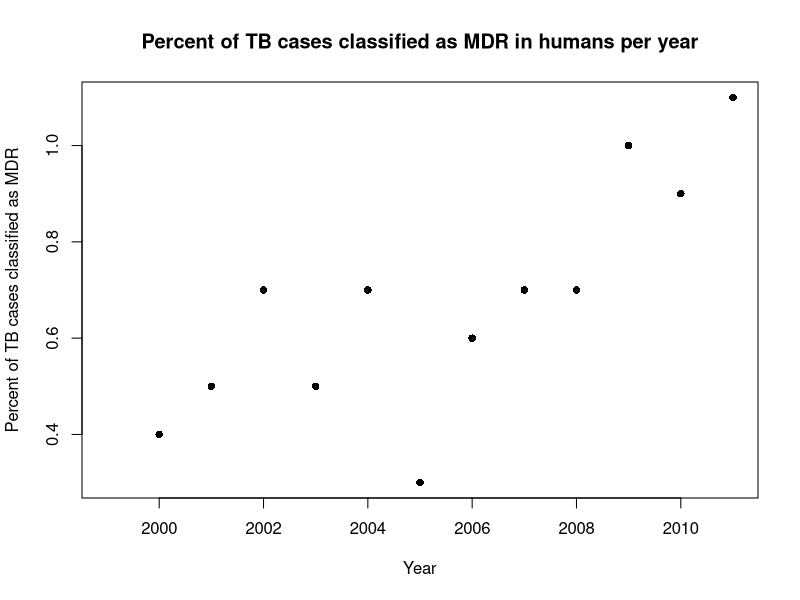

The R script that drew this image:
# Step 0. Load libraries and functions ------------------------------------
library(stats)

# Step 1. Load data -------------------------------------------------------
dataset <- read.csv("data/TB_data.csv")
attach(dataset)

# Step 2. Make a basic exploratory analysis
dim(dataset)
summary(dataset)
head(dataset)

# Step 2. Make plots
plot(x = Year, y = MDR, 
     pch = 16, xlab = "Year", 
     ylab = "Percent of TB cases classified as MDR",
     main = "Percent of TB cases classified as MDR in humans per year")

# Step 3. Create a linear model for MDR data and summarise
MDR_model <- lm(MDR ~ Year)
summary(MDR_model)


